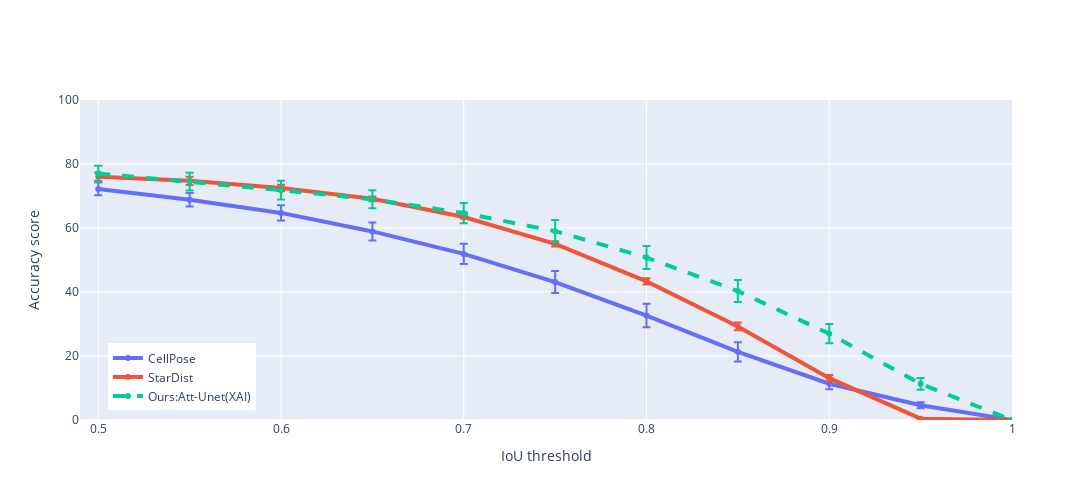

The cell this chart's notebook holds for it:
### Code cell
cellpose_idx = df_metrics_f1['methods']=='Cellpose'
stardist_idx = df_metrics_f1['methods']=='Stardist'

lstm_bio_idx = df_metrics_f1['methods']=='LSTM-BioNet'
xai_bio_idx = df_metrics_f1['methods'] =='BioNet(XAI)'

lstm_attunet_idx = df_metrics_f1['methods']=='AttUNet-LSTM'
xai_attunet_idx = df_metrics_f1['methods'] =='AttUNet(XAI)'

lstm_unet_idx = df_metrics_f1['methods']=='UNet-LSTM'
xai_unet_idx = df_metrics_f1['methods'] =='UNet(XAI)'

fig = go.Figure()

fig.add_trace(go.Scatter(x=list(df_metrics_f1[cellpose_idx]['IoU threshold']), y=list(df_metrics_f1[cellpose_idx]['Accuracy score']), name='CellPose', line = dict(width=4)
            , error_y=dict(type='data',array=list(df_metrics_f1[cellpose_idx]['Accuracy score (std)']),visible=True)))

fig.add_trace(go.Scatter(x=list(df_metrics_f1[stardist_idx]['IoU threshold']), y=list(df_metrics_f1[stardist_idx]['Accuracy score']), name='StarDist', line = dict(width=4)
            , error_y=dict(type='data',array=list(df_metrics_f1[stardist_idx]['Accuracy score (std)']),visible=True)))

fig.add_trace(go.Scatter(x=list(df_metrics_f1[xai_attunet_idx]['IoU threshold']), y=list(df_metrics_f1[xai_attunet_idx]['Accuracy score']), name='Ours:Att-Unet(XAI)', line = dict(width=4, dash='dash')
               , error_y=dict(type='data',array=list(df_metrics_f1[xai_attunet_idx]['Accuracy score (std)']),visible=True)))

fig.update_yaxes(range=(0, 100))
fig.update_xaxes(range=(0.49, 1))
fig.update_layout( # title='The influence of the IoU threshold on F1 score',
                   xaxis_title='IoU threshold',
                   yaxis_title='Accuracy score',
                   autosize=False,
                   width=1200,
                   height=500,
                   legend=dict(
                   yanchor="bottom",
                   y=0.03,
                   xanchor="left",
                   x=0.03
))
fig.write_image("./evaluation_figures/accuracy_score.pdf")
fig.show()

### Figure 1 — Plotly figure (JSON) as saved in the notebook; plotly's stock layout.template omitted (floating-point values rounded to 4 significant figures)
{"data": [{"error_y": {"array": [1.99, 2.11, 2.36, 2.81, 3.16, 3.44, 3.68, 3.01, 1.71, 0.96, 0], "type": "data", "visible": true}, "line": {"width": 4}, "name": "CellPose", "type": "scatter", "x": [0.5, 0.55, 0.6, 0.65, 0.7, 0.75, 0.8, 0.85, 0.9, 0.95, 1], "y": [72.22, 68.84, 64.72, 58.93, 51.91, 43.1, 32.64, 21.29, 11.33, 4.6, 0]}, {"error_y": {"array": [1.31, 1.31, 0.98, 0.75, 0.42, 0.82, 0.96, 1.18, 1.03, 0.17, 0], "type": "data", "visible": true}, "line": {"width": 4}, "name": "StarDist", "type": "scatter", "x": [0.5, 0.55, 0.6, 0.65, 0.7, 0.75, 0.8, 0.85, 0.9, 0.95, 1], "y": [76.04, 74.74, 72.52, 69.11, 63.42, 55.03, 43.33, 29.25, 13.07, 0.41, 0]}, {"error_y": {"array": [2.47, 2.75, 2.91, 2.8, 3.15, 3.48, 3.61, 3.44, 3.01, 1.83, 0], "type": "data", "visible": true}, "line": {"dash": "dash", "width": 4}, "name": "Ours:Att-Unet(XAI)", "type": "scatter", "x": [0.5, 0.55, 0.6, 0.65, 0.7, 0.75, 0.8, 0.85, 0.9, 0.95, 1], "y": [77, 74.5, 71.83, 68.98, 64.67, 59.02, 50.77, 40.28, 26.97, 11.29, 0]}], "layout": {"autosize": false, "height": 500, "legend": {"x": 0.03, "xanchor": "left", "y": 0.03, "yanchor": "bottom"}, "width": 1200, "xaxis": {"range": [0.49, 1], "title": {"text": "IoU threshold"}}, "yaxis": {"range": [0, 100], "title": {"text": "Accuracy score"}}}}
